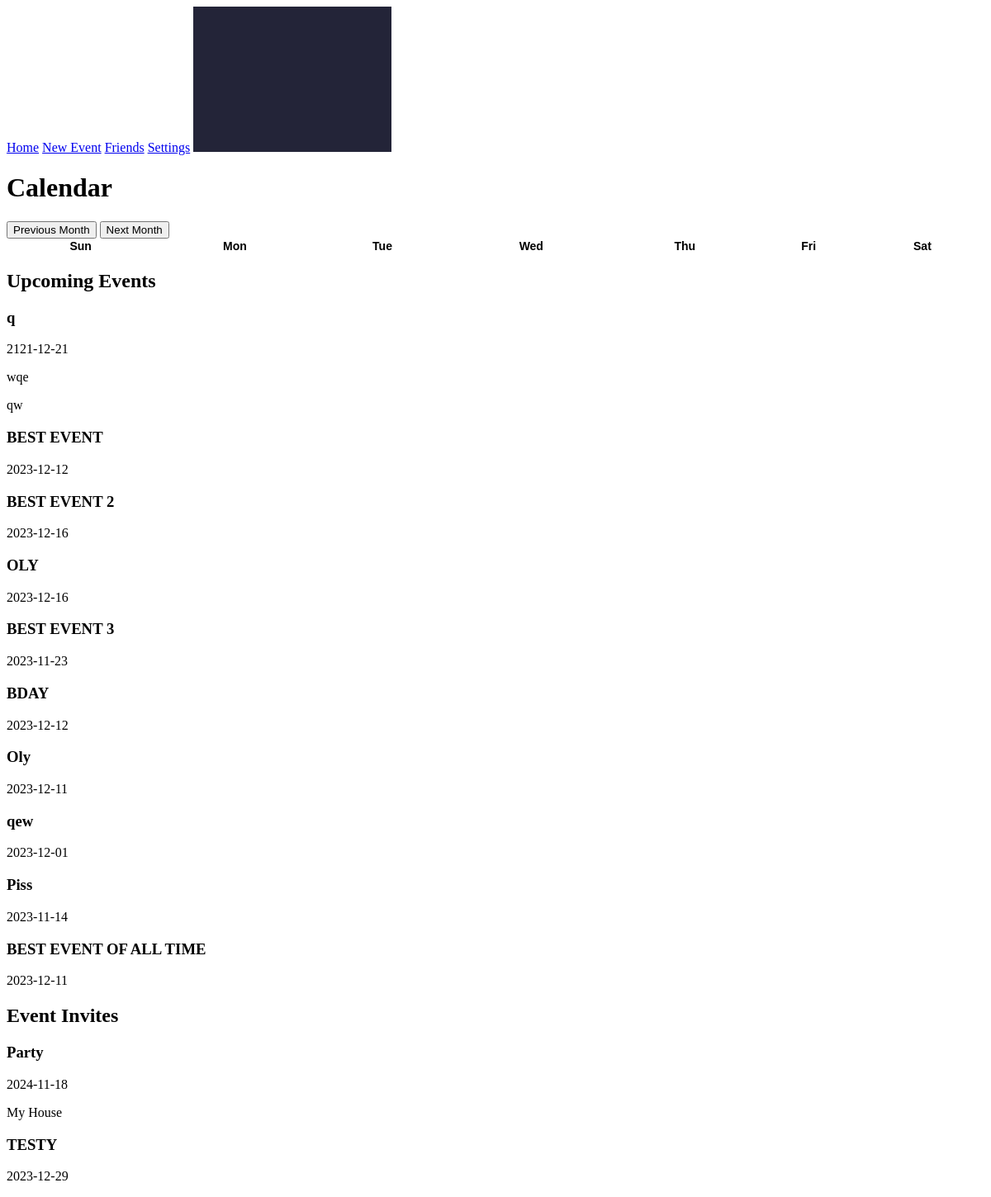
The page /home (signed in) on the database as committed earlier.
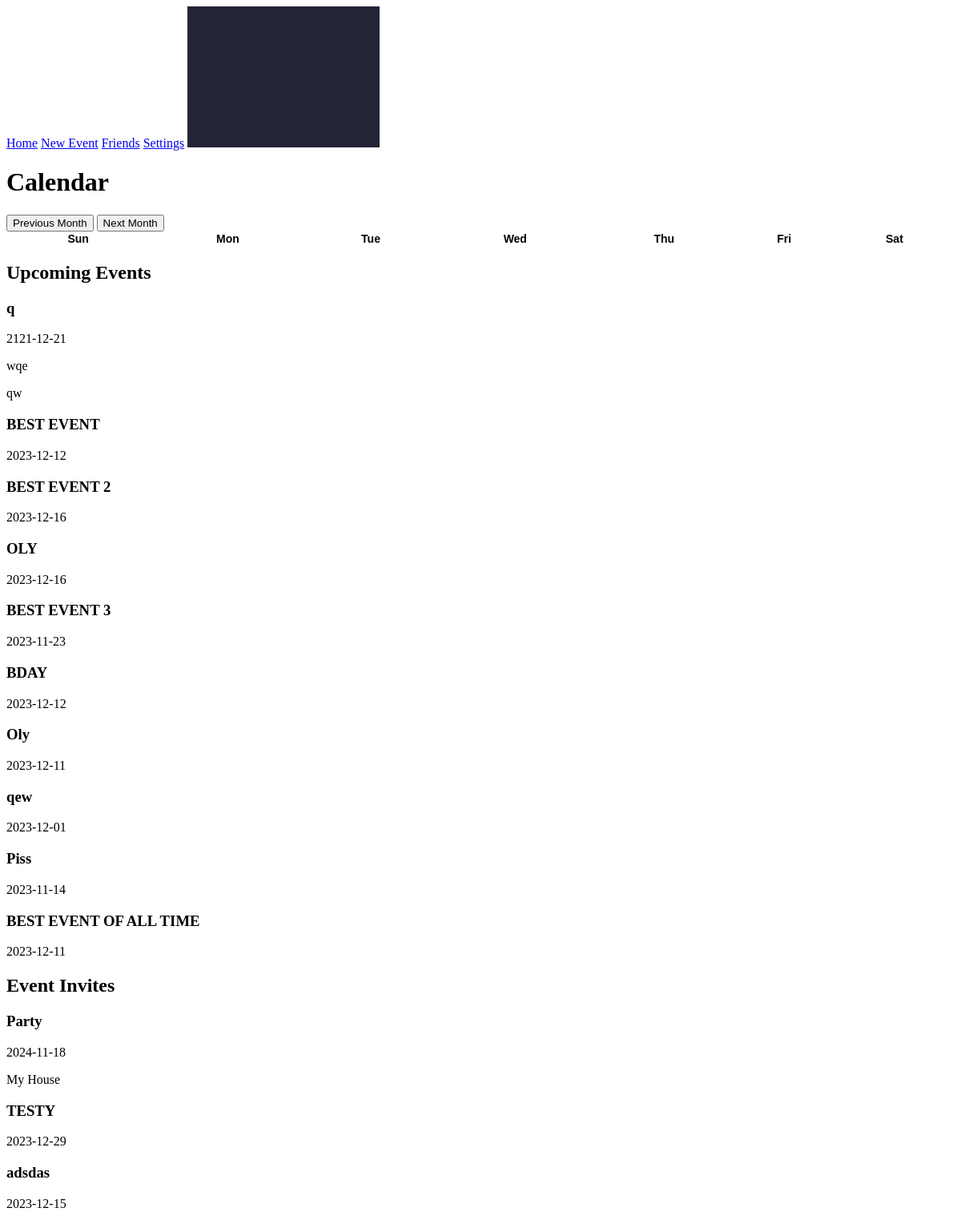
The same page on the database as committed later.
### run.py (models this page shows)
class Event(db.Model):
    id = db.Column(db.Integer, primary_key=True)
    name = db.Column(db.String(32))
    description = db.Column(db.String(120))
    location = db.Column(db.String(120))
    date = db.Column(db.String(120))
    time = db.Column(db.String(120))
    user_id = db.Column(db.Integer, db.ForeignKey('user.id'))

### run.py (the view)
@app.route('/home')
def home():
    if checkUser():
        username = User.query.filter_by(id=session['userID']).first().username
        picture = './static/uploads/' + username + '.jpg'
        events = Event.query.filter_by(user_id=session['userID']).all()
        invitations = EventFriend.query.filter_by(friend_id=session['userID']).all()
        eventInvitations = []
        for i in invitations:
            eventInvitations.append(Event.query.filter_by(id=i.event_id).first())
        return render_template('home.html', profile_picture=picture, username=username, events=events, eventInvitations=eventInvitations)
    else:
        return render_template('index.html')

### run.py (called while the page is built)
def checkUser():
    if session.get('logged_in'):
        return True
    else:
        return False

### templates/home.html (shortened to what this page needs)
{% extends 'base.html' %}
{% block content %}
<body onload="Calendar()">
  <nav>
    <a href="/home">Home</a>
    <a href="/create_event">New Event</a>
    <a href="/friends">Friends</a>
    <a href="/settings">Settings</a>
    <img id="profile-picture" src="{{ profile_picture }}" alt="Profile Picture" onclick="changeProfilePicture()">
  </nav>
  <h1>Calendar</h1>
  <button onclick="prevMonth()">Previous Month</button>
  <button onclick="nextMonth()">Next Month</button>
  <table id="calendar">
    <thead>
      <tr>
        <th>Sun</th>
        <th>Mon</th>
        <th>Tue</th>
        <th>Wed</th>
        <th>Thu</th>
        <th>Fri</th>
        <th>Sat</th>
      </tr>
    </thead>
  </table>
  <h2>Upcoming Events</h2>
  {% for event in events %}
    <div class="event">
      <h3>{{ event.name }}</h3>
      <p>{{ event.date }}</p>
      <p>{{ event.location }}</p>
      <p>{{ event.description }}</p>
    </div>
  {% endfor %}
  {% if eventInvitations|length > 0 %}
    <h2>Event Invites</h2>
    {% for event in eventInvitations %}
      <div class="event">
        <h3>{{ event.name }}</h3>
        <p>{{ event.date }}</p>
        <p>{{ event.location }}</p>
      </div>
    {% endfor %}
  {% endif %}
{% endblock %}

### templates/base.html (shortened to what this page needs)
<!DOCTYPE html>
<html lang="en">
<head>
  <link rel="stylesheet" href="../static/stylesheet.css">
</head>
  {% block content %}{% endblock %}
</body>
</html>

### static/stylesheet.css (style rules this page uses)
#calendar { font-family: Arial, Helvetica, sans-serif; font-size: 14px; width: 100%; border-collapse: collapse; }

Rows that differ between the two databases and show on the page:
added Event: name "adsdas", date "2023-12-15", shown under "Event Invites"
